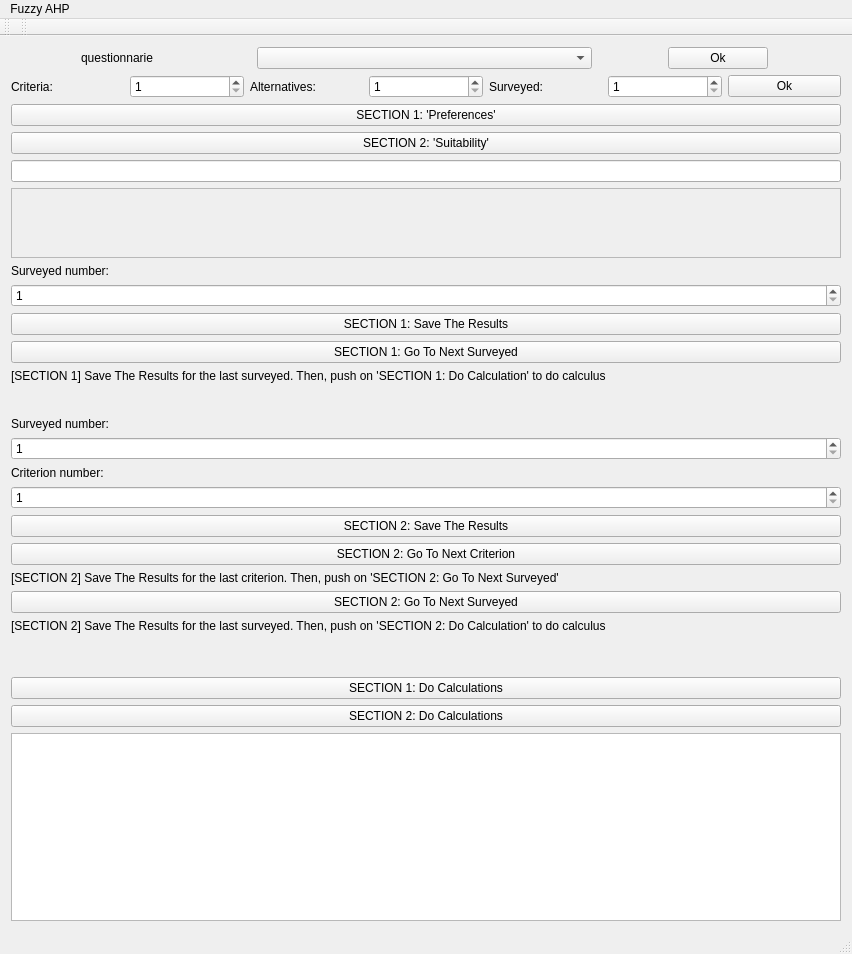
<?xml version="1.0" encoding="UTF-8"?>
<ui version="4.0">
 <class>MainWindow</class>
 <widget class="QMainWindow" name="MainWindow">
  <property name="geometry">
   <rect>
    <x>0</x>
    <y>0</y>
    <width>852</width>
    <height>954</height>
   </rect>
  </property>
  <property name="maximumSize">
   <size>
    <width>1677721</width>
    <height>1677721</height>
   </size>
  </property>
  <property name="windowTitle">
   <string>MainWindow</string>
  </property>
  <widget class="QWidget" name="centralWidget">
   <layout class="QVBoxLayout" name="verticalLayout_2">
    <item>
     <layout class="QHBoxLayout" name="horizontalLayout">
      <item>
       <widget class="QLabel" name="label">
        <property name="maximumSize">
         <size>
          <width>100</width>
          <height>16777215</height>
         </size>
        </property>
        <property name="text">
         <string>questionnarie</string>
        </property>
       </widget>
      </item>
      <item>
       <widget class="QComboBox" name="questionnarie">
        <property name="maximumSize">
         <size>
          <width>335</width>
          <height>100</height>
         </size>
        </property>
        <property name="cursor">
         <cursorShape>IBeamCursor</cursorShape>
        </property>
       </widget>
      </item>
      <item>
       <widget class="QPushButton" name="questOK">
        <property name="maximumSize">
         <size>
          <width>100</width>
          <height>45</height>
         </size>
        </property>
        <property name="text">
         <string>Ok</string>
        </property>
       </widget>
      </item>
     </layout>
    </item>
    <item>
     <layout class="QGridLayout" name="gridLayout">
      <item row="0" column="6">
       <widget class="QPushButton" name="pushButton_Ok">
        <property name="text">
         <string>Ok</string>
        </property>
       </widget>
      </item>
      <item row="0" column="1">
       <widget class="QSpinBox" name="spinBox_Criteria">
        <property name="minimum">
         <number>1</number>
        </property>
        <property name="maximum">
         <number>10</number>
        </property>
       </widget>
      </item>
      <item row="0" column="5">
       <widget class="QSpinBox" name="spinBox_Surveyed">
        <property name="minimum">
         <number>1</number>
        </property>
        <property name="maximum">
         <number>10</number>
        </property>
       </widget>
      </item>
      <item row="0" column="2">
       <widget class="QLabel" name="label_Alternatives">
        <property name="text">
         <string>Alternatives: </string>
        </property>
       </widget>
      </item>
      <item row="0" column="4">
       <widget class="QLabel" name="label_Surveyed">
        <property name="text">
         <string>Surveyed:</string>
        </property>
       </widget>
      </item>
      <item row="0" column="3">
       <widget class="QSpinBox" name="spinBox_Alternatives">
        <property name="minimum">
         <number>1</number>
        </property>
        <property name="maximum">
         <number>10</number>
        </property>
       </widget>
      </item>
      <item row="0" column="0">
       <widget class="QLabel" name="label_Criteria">
        <property name="text">
         <string>Criteria:</string>
        </property>
       </widget>
      </item>
     </layout>
    </item>
    <item>
     <widget class="QPushButton" name="pushButton_section1">
      <property name="text">
       <string>SECTION 1: 'Preferences'</string>
      </property>
     </widget>
    </item>
    <item>
     <widget class="QPushButton" name="pushButton_section2">
      <property name="text">
       <string>SECTION 2: 'Suitability'</string>
      </property>
     </widget>
    </item>
    <item>
     <widget class="QLineEdit" name="lineEdit"/>
    </item>
    <item>
     <widget class="QScrollArea" name="scrollArea">
      <property name="widgetResizable">
       <bool>true</bool>
      </property>
      <widget class="QWidget" name="scrollAreaWidgetContents_2">
       <property name="geometry">
        <rect>
         <x>0</x>
         <y>0</y>
         <width>832</width>
         <height>69</height>
        </rect>
       </property>
      </widget>
     </widget>
    </item>
    <item>
     <layout class="QVBoxLayout" name="verticalLayout">
      <property name="spacing">
       <number>0</number>
      </property>
      <property name="sizeConstraint">
       <enum>QLayout::SetNoConstraint</enum>
      </property>
      <property name="leftMargin">
       <number>0</number>
      </property>
      <property name="topMargin">
       <number>0</number>
      </property>
      <property name="rightMargin">
       <number>0</number>
      </property>
      <property name="bottomMargin">
       <number>0</number>
      </property>
     </layout>
    </item>
    <item>
     <layout class="QVBoxLayout" name="verticalLayout_3">
      <item>
       <widget class="QLabel" name="label_section1_surveyedNumber">
        <property name="text">
         <string>Surveyed number:</string>
        </property>
       </widget>
      </item>
      <item>
       <widget class="QSpinBox" name="spinBox_section1_surveyedNumber">
        <property name="minimum">
         <number>1</number>
        </property>
        <property name="maximum">
         <number>10</number>
        </property>
        <property name="singleStep">
         <number>1</number>
        </property>
       </widget>
      </item>
      <item>
       <widget class="QPushButton" name="pushButton_section1_saveTheResults">
        <property name="text">
         <string>SECTION 1: Save The Results</string>
        </property>
       </widget>
      </item>
      <item>
       <widget class="QPushButton" name="pushButton_section1_toNextSurveyed">
        <property name="text">
         <string>SECTION 1: Go To Next Surveyed</string>
        </property>
       </widget>
      </item>
      <item>
       <widget class="QLabel" name="label_section1_endSurveyed">
        <property name="text">
         <string>[SECTION 1] Save The Results for the last surveyed. Then, push on 'SECTION 1: Do Calculation' to do calculus</string>
        </property>
       </widget>
      </item>
      <item>
       <spacer name="verticalSpacer_4">
        <property name="orientation">
         <enum>Qt::Vertical</enum>
        </property>
        <property name="sizeHint" stdset="0">
         <size>
          <width>829</width>
          <height>30</height>
         </size>
        </property>
       </spacer>
      </item>
      <item>
       <widget class="QLabel" name="label_section2_surveyedNumber">
        <property name="text">
         <string>Surveyed number:</string>
        </property>
       </widget>
      </item>
      <item>
       <widget class="QSpinBox" name="spinBox_section2_surveyedNumber">
        <property name="minimum">
         <number>1</number>
        </property>
        <property name="maximum">
         <number>10</number>
        </property>
       </widget>
      </item>
      <item>
       <widget class="QLabel" name="label_section2_criterionNumber">
        <property name="text">
         <string>Criterion number:</string>
        </property>
       </widget>
      </item>
      <item>
       <widget class="QSpinBox" name="spinBox_section2_criterionNumber">
        <property name="minimum">
         <number>1</number>
        </property>
        <property name="maximum">
         <number>10</number>
        </property>
       </widget>
      </item>
      <item>
       <widget class="QPushButton" name="pushButton_section2_saveTheResults">
        <property name="text">
         <string>SECTION 2: Save The Results</string>
        </property>
       </widget>
      </item>
      <item>
       <widget class="QPushButton" name="pushButton_section2_toNextCriterion">
        <property name="text">
         <string>SECTION 2: Go To Next Criterion</string>
        </property>
       </widget>
      </item>
      <item>
       <widget class="QLabel" name="label_section2_endCriterion">
        <property name="text">
         <string>[SECTION 2] Save The Results for the last criterion. Then, push on 'SECTION 2: Go To Next Surveyed' </string>
        </property>
       </widget>
      </item>
      <item>
       <widget class="QPushButton" name="pushButton_section2_toNextSurveyed">
        <property name="text">
         <string>SECTION 2: Go To Next Surveyed</string>
        </property>
       </widget>
      </item>
      <item>
       <widget class="QLabel" name="label_section2_endSurveyed">
        <property name="text">
         <string>[SECTION 2] Save The Results for the last surveyed. Then, push on 'SECTION 2: Do Calculation' to do calculus</string>
        </property>
       </widget>
      </item>
      <item>
       <spacer name="verticalSpacer_3">
        <property name="orientation">
         <enum>Qt::Vertical</enum>
        </property>
        <property name="sizeHint" stdset="0">
         <size>
          <width>20</width>
          <height>40</height>
         </size>
        </property>
       </spacer>
      </item>
      <item>
       <widget class="QPushButton" name="pushButton_section1_calculations">
        <property name="text">
         <string>SECTION 1: Do Calculations</string>
        </property>
       </widget>
      </item>
      <item>
       <widget class="QPushButton" name="pushButton_section2_calculations">
        <property name="text">
         <string>SECTION 2: Do Calculations</string>
        </property>
       </widget>
      </item>
     </layout>
    </item>
    <item>
     <layout class="QHBoxLayout" name="horizontalLayout_2"/>
    </item>
    <item>
     <widget class="QTextEdit" name="fuzzyResultsOnscreen"/>
    </item>
   </layout>
  </widget>
  <widget class="QMenuBar" name="menuBar">
   <property name="geometry">
    <rect>
     <x>0</x>
     <y>0</y>
     <width>852</width>
     <height>21</height>
    </rect>
   </property>
   <widget class="QMenu" name="menuFuzzy_AHP">
    <property name="title">
     <string>Fuzzy AHP</string>
    </property>
   </widget>
   <addaction name="menuFuzzy_AHP"/>
  </widget>
  <widget class="QToolBar" name="mainToolBar">
   <attribute name="toolBarArea">
    <enum>TopToolBarArea</enum>
   </attribute>
   <attribute name="toolBarBreak">
    <bool>false</bool>
   </attribute>
  </widget>
  <widget class="QStatusBar" name="statusBar"/>
  <widget class="QToolBar" name="toolBar">
   <property name="windowTitle">
    <string>toolBar</string>
   </property>
   <attribute name="toolBarArea">
    <enum>TopToolBarArea</enum>
   </attribute>
   <attribute name="toolBarBreak">
    <bool>false</bool>
   </attribute>
  </widget>
 </widget>
 <layoutdefault spacing="6" margin="11"/>
 <resources/>
 <connections/>
</ui>
